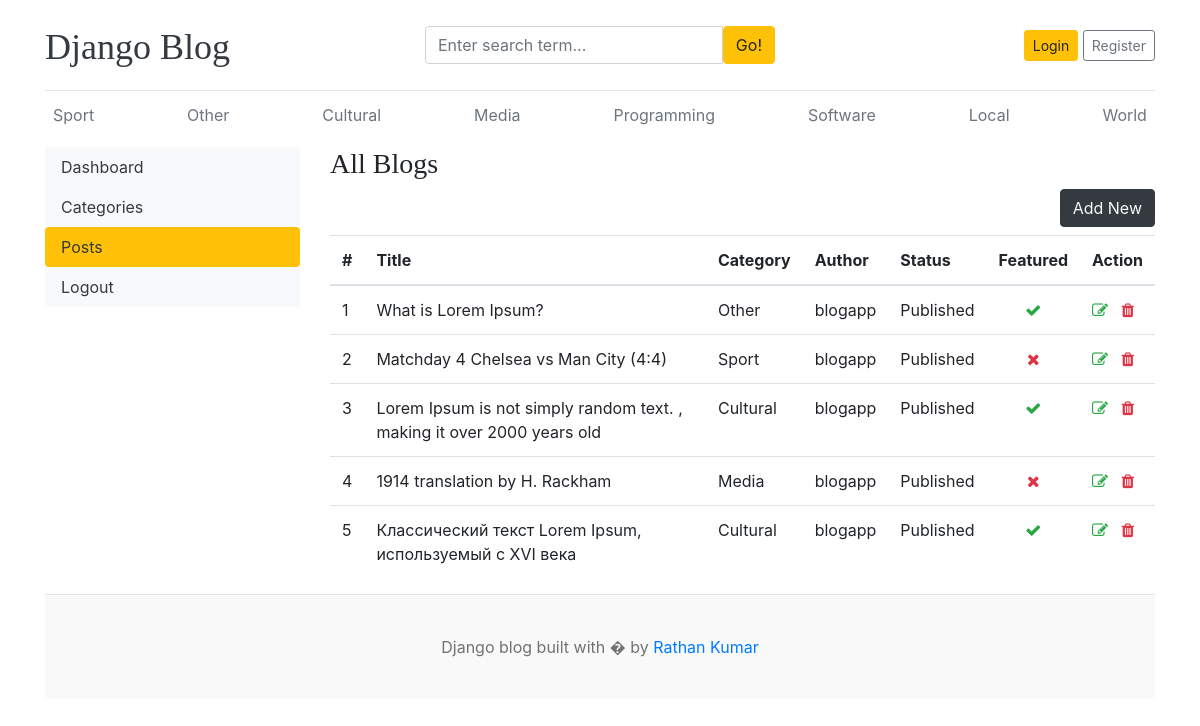
The app's page /dashboard/posts/ with its own data.
### home/models.py (models this page shows, shortened)
class Category(models.Model):
    name = models.CharField(max_length=200, unique=True)
    created_at = models.DateTimeField(auto_now_add=True)
    updated_at = models.DateTimeField(auto_now=True)
    def __str__(self):
        return self.name

class Blog(models.Model):
    title = models.CharField(max_length=200)
    slug = models.SlugField(max_length=150, unique=True, blank=True)
    category = models.ForeignKey(Category, on_delete=models.CASCADE)
    author = models.ForeignKey(User, on_delete=models.CASCADE)
    featured_image = models.ImageField(upload_to='images')
    short_description = models.TextField()
    blog_body = models.TextField()
    status = models.CharField(max_length=50, choices=STATUS_CHOICES, default='Draft')
    is_featured = models.BooleanField(default=False)
    created_at = models.DateTimeField(auto_now_add=True)
    updated_at = models.DateTimeField(auto_now=True)

### dashboards/views.py (the view)
# urls.py: path('posts/', views.posts, name='posts'),
def posts(request):
    posts = Blog.objects.all()
    context = {'posts': posts}
    return render(request, 'posts.html', context)

### home/context_processors.py (called while the page is built)
def get_categories(request):
    categories = Category.objects.all()
    return dict(categories=categories)

def get_social_links(request):
    social_links = SocialLink.objects.all()
    return dict(social_links=social_links)

### dashboards/templates/posts.html (shortened to what this page needs)
{% extends 'base.html' %}
{% block content %}
<div class="row">
    {% include 'sidebar.html' %}
    <div class="col-md-9">
        <h3>All Blogs</h3>
        <a href="{% url 'add_post' %}" class="btn btn-dark text-light float-right mb-2">Add New</a>
        <table class="table table-hover">
            <thead>
              <tr>
                <th>#</th>
                <th>Title</th>
                <th>Category</th>
                <th>Author</th>
                <th>Status</th>
                <th>Featured</th>
                <th>Action</th>
              </tr>
            </thead>
            <tbody>
                {% for post in posts %}
              <tr>
                <td>{{forloop.counter}}</td>
                <td>{{ post.title }}</td>
                <td>{{post.category}}</td>
                <td>{{ post.author }}</td>
                <td>{{ post.status }}</td>
                <td class="text-center">{% if post.is_featured %}<i class="fa fa-check text-success"></i>{% else %}<i class="fa fa-times text-danger"></i>{% endif %}</td>
                <td>
                    <a href="{% url 'edit_post' post.id %}"><i class="fa fa-edit text-success"></i></a>
                    <a href="{% url 'delete_post' post.id %}"><i class="fa fa-trash text-danger"></i></a>
                </td>
              </tr>
              {% endfor %}
            </tbody>
          </table>
    </div>
</div>
{% endblock content %}

### templates/base.html (shortened to what this page needs)
{% load static %}
<!DOCTYPE html>
<html lang="en">
<head>
    <link href="https://getbootstrap.com/docs/4.0/dist/css/bootstrap.min.css" rel="stylesheet">
    <link href="{% static 'css/blog.css' %}" rel="stylesheet">
    <link rel="stylesheet" href="https://cdnjs.cloudflare.com/ajax/libs/font-awesome/4.7.0/css/font-awesome.min.css">
  </head>
<body>
    <div class="container">
      <header class="blog-header py-3">
        <div class="row flex-nowrap justify-content-between align-items-center">
          <div class="col-4 pt-1">
            <a class="blog-header-logo text-dark" href="/">Django Blog</a>
          </div>
          <div class="col-4">
            <form action="{% url 'search' %}" method="GET">
              <div class="input-group">
                <input class="form-control" type="text" name="keyword" value="{{ keyword }}" placeholder="Enter search term..." aria-label="Enter search term..." aria-describedby="button-search" />
                <button type="submit" class="btn btn-warning" id="button-search" type="button">Go!</button>
            </div>
            </form>
          </div>
          <div class="col-4 d-flex justify-content-end align-items-center">
            {% if not user.is_authenticated %}
            <a class="btn btn-sm btn-warning" href="{% url 'login' %}">Login</a> &nbsp;
            <a class="btn btn-sm btn-outline-secondary" href="{% url 'register' %}">Register</a>
            {% else %}
            <span><a href="{% url 'dashboard' %}">Dashboard</a></span>
            &emsp;
            <span><a href="{% url 'logout' %}">Logout</a></span>
            {% endif %}
          </div>
        </div>
      </header>
      <div class="nav-scroller py-1 mb-2">
        <nav class="nav d-flex justify-content-between">
          {% for cat in categories %}
          <a class="p-2 text-muted" href="{% url 'category' cat.id %}">{{cat.name}}</a>
          {% endfor %}
        </nav>
      </div>
      {% block content %}
      {% endblock content %}
<footer class="blog-footer">
<p>Django blog built with � by <a href="#">Rathan Kumar</a></p>
</footer>
</body>
</html>

### static/css/blog.css (style rules this page uses)
.blog-header { border-bottom: 1px solid #e5e5e5; }
.blog-header-logo { font-family: "Playfair Display", Georgia, "Times New Roman", serif; font-size: 2.25rem; }
h1, h2, h3, h4, h5, h6 { font-family: "Playfair Display", Georgia, "Times New Roman", serif; }
.blog-footer { padding: 2.5rem 0; color: #727272; text-align: center; background-color: #f9f9f9; border-top: .05rem solid #e5e5e5; }
.blog-footer p:last-child { margin-bottom: 0; }

### records on screen
Category: name "Sport"
Category: name "Other"
Category: name "Cultural"
Category: name "Media"
Category: name "Programming"
Category: name "Software"
Category: name "Local"
Category: name "World"
Blog: title "What is Lorem Ipsum?", category "Other", author "blogapp", status "Published", is_featured True (drawn)
Blog: title "Matchday 4 Chelsea vs Man City (4:4)", category "Sport", author "blogapp", status "Published", is_featured False (drawn)
Blog: title "Lorem Ipsum is not simply random text. , making it over 2000 years old", category "Cultural", author "blogapp", status "Published", is_featured True (drawn)
Blog: title "1914 translation by H. Rackham", category "Media", author "blogapp", status "Published", is_featured False (drawn)
Blog: title "Классический текст Lorem Ipsum, используемый с XVI века", category "Cultural", author "blogapp", status "Published", is_featured True (drawn)
